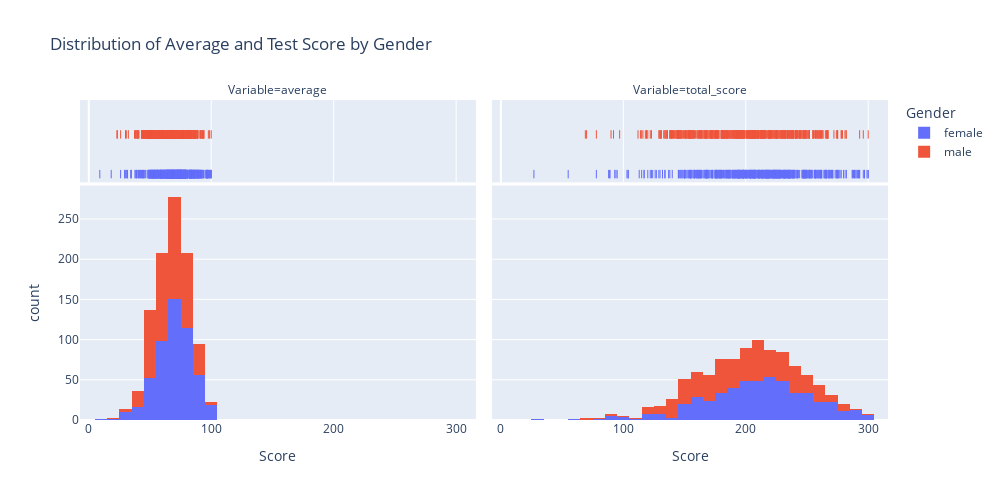

Write notebook code for a chart like this one.
### Markdown cell above
Visualization(Numerical variables)

### Code cell
# Uni-variate Graphs 

import plotly.express as px

# Assuming 'data' is your DataFrame
fig = px.histogram(data, x=['average', 'total_score'], marginal='rug',
                   color='gender', facet_col='variable',
                   labels={'value': 'Score', 'variable': 'Variable', 'gender': 'Gender'},
                   title='Distribution of Average and Test Score by Gender',
                   nbins=30)

# Customize layout if needed
fig.update_layout(height=500, width=1000)

# Show the plot
fig.show()

### Figure 1 — Plotly figure (JSON) as saved in the notebook; plotly's stock layout.template omitted (floating-point values rounded to 4 significant figures; data arrays with more than 128 entries replaced by an {"elided": "..."} marker saying what was removed)
{"data": [{"alignmentgroup": "True", "bingroup": "x", "hovertemplate": "Gender=female<br>Variable=average<br>Score=%{x}<br>count=%{y}<extra></extra>", "legendgroup": "female", "marker": {"color": "#636efa", "pattern": {"shape": ""}}, "name": "female", "nbinsx": 30, "offsetgroup": "female", "orientation": "v", "showlegend": true, "type": "histogram", "x": {"elided": "518 float values"}, "xaxis": "x", "yaxis": "y"}, {"alignmentgroup": "True", "boxpoints": "all", "fillcolor": "rgba(255,255,255,0)", "hoveron": "points", "hovertemplate": "Gender=female<br>Variable=average<br>Score=%{x}<extra></extra>", "jitter": 0, "legendgroup": "female", "line": {"color": "rgba(255,255,255,0)"}, "marker": {"color": "#636efa", "symbol": "line-ns-open"}, "name": "female", "offsetgroup": "female", "showlegend": false, "type": "box", "x": {"elided": "518 float values"}, "xaxis": "x3", "yaxis": "y3"}, {"alignmentgroup": "True", "bingroup": "x", "hovertemplate": "Gender=female<br>Variable=total_score<br>Score=%{x}<br>count=%{y}<extra></extra>", "legendgroup": "female", "marker": {"color": "#636efa", "pattern": {"shape": ""}}, "name": "female", "nbinsx": 30, "offsetgroup": "female", "orientation": "v", "showlegend": false, "type": "histogram", "x": {"elided": "518 int values"}, "xaxis": "x2", "yaxis": "y2"}, {"alignmentgroup": "True", "boxpoints": "all", "fillcolor": "rgba(255,255,255,0)", "hoveron": "points", "hovertemplate": "Gender=female<br>Variable=total_score<br>Score=%{x}<extra></extra>", "jitter": 0, "legendgroup": "female", "line": {"color": "rgba(255,255,255,0)"}, "marker": {"color": "#636efa", "symbol": "line-ns-open"}, "name": "female", "offsetgroup": "female", "showlegend": false, "type": "box", "x": {"elided": "518 int values"}, "xaxis": "x4", "yaxis": "y4"}, {"alignmentgroup": "True", "bingroup": "x", "hovertemplate": "Gender=male<br>Variable=average<br>Score=%{x}<br>count=%{y}<extra></extra>", "legendgroup": "male", "marker": {"color": "#EF553B", "pattern": {"shape": ""}}, "name": "male", "nbinsx": 30, "offsetgroup": "male", "orientation": "v", "showlegend": true, "type": "histogram", "x": {"elided": "482 float values"}, "xaxis": "x", "yaxis": "y"}, {"alignmentgroup": "True", "boxpoints": "all", "fillcolor": "rgba(255,255,255,0)", "hoveron": "points", "hovertemplate": "Gender=male<br>Variable=average<br>Score=%{x}<extra></extra>", "jitter": 0, "legendgroup": "male", "line": {"color": "rgba(255,255,255,0)"}, "marker": {"color": "#EF553B", "symbol": "line-ns-open"}, "name": "male", "offsetgroup": "male", "showlegend": false, "type": "box", "x": {"elided": "482 float values"}, "xaxis": "x3", "yaxis": "y3"}, {"alignmentgroup": "True", "bingroup": "x", "hovertemplate": "Gender=male<br>Variable=total_score<br>Score=%{x}<br>count=%{y}<extra></extra>", "legendgroup": "male", "marker": {"color": "#EF553B", "pattern": {"shape": ""}}, "name": "male", "nbinsx": 30, "offsetgroup": "male", "orientation": "v", "showlegend": false, "type": "histogram", "x": {"elided": "482 int values"}, "xaxis": "x2", "yaxis": "y2"}, {"alignmentgroup": "True", "boxpoints": "all", "fillcolor": "rgba(255,255,255,0)", "hoveron": "points", "hovertemplate": "Gender=male<br>Variable=total_score<br>Score=%{x}<extra></extra>", "jitter": 0, "legendgroup": "male", "line": {"color": "rgba(255,255,255,0)"}, "marker": {"color": "#EF553B", "symbol": "line-ns-open"}, "name": "male", "offsetgroup": "male", "showlegend": false, "type": "box", "x": {"elided": "482 int values"}, "xaxis": "x4", "yaxis": "y4"}], "layout": {"annotations": [{"font": {}, "showarrow": false, "text": "Variable=average", "x": 0.245, "xanchor": "center", "xref": "paper", "y": 1, "yanchor": "bottom", "yref": "paper"}, {"font": {}, "showarrow": false, "text": "Variable=total_score", "x": 0.755, "xanchor": "center", "xref": "paper", "y": 1, "yanchor": "bottom", "yref": "paper"}], "barmode": "relative", "height": 500, "legend": {"title": {"text": "Gender"}, "tracegroupgap": 0}, "title": {"text": "Distribution of Average and Test Score by Gender"}, "width": 1000, "xaxis": {"anchor": "y", "domain": [0, 0.49], "title": {"text": "Score"}}, "xaxis2": {"anchor": "y2", "domain": [0.51, 1], "matches": "x", "title": {"text": "Score"}}, "xaxis3": {"anchor": "y3", "domain": [0, 0.49], "matches": "x", "showgrid": true, "showticklabels": false}, "xaxis4": {"anchor": "y4", "domain": [0.51, 1], "matches": "x", "showgrid": true, "showticklabels": false}, "yaxis": {"anchor": "x", "domain": [0, 0.7326], "title": {"text": "count"}}, "yaxis2": {"anchor": "x2", "domain": [0, 0.7326], "matches": "y", "showticklabels": false}, "yaxis3": {"anchor": "x3", "domain": [0.7426, 1], "matches": "y3", "showgrid": false, "showline": false, "showticklabels": false, "ticks": ""}, "yaxis4": {"anchor": "x4", "domain": [0.7426, 1], "matches": "y3", "showgrid": false, "showline": false, "showticklabels": false, "ticks": ""}}}
